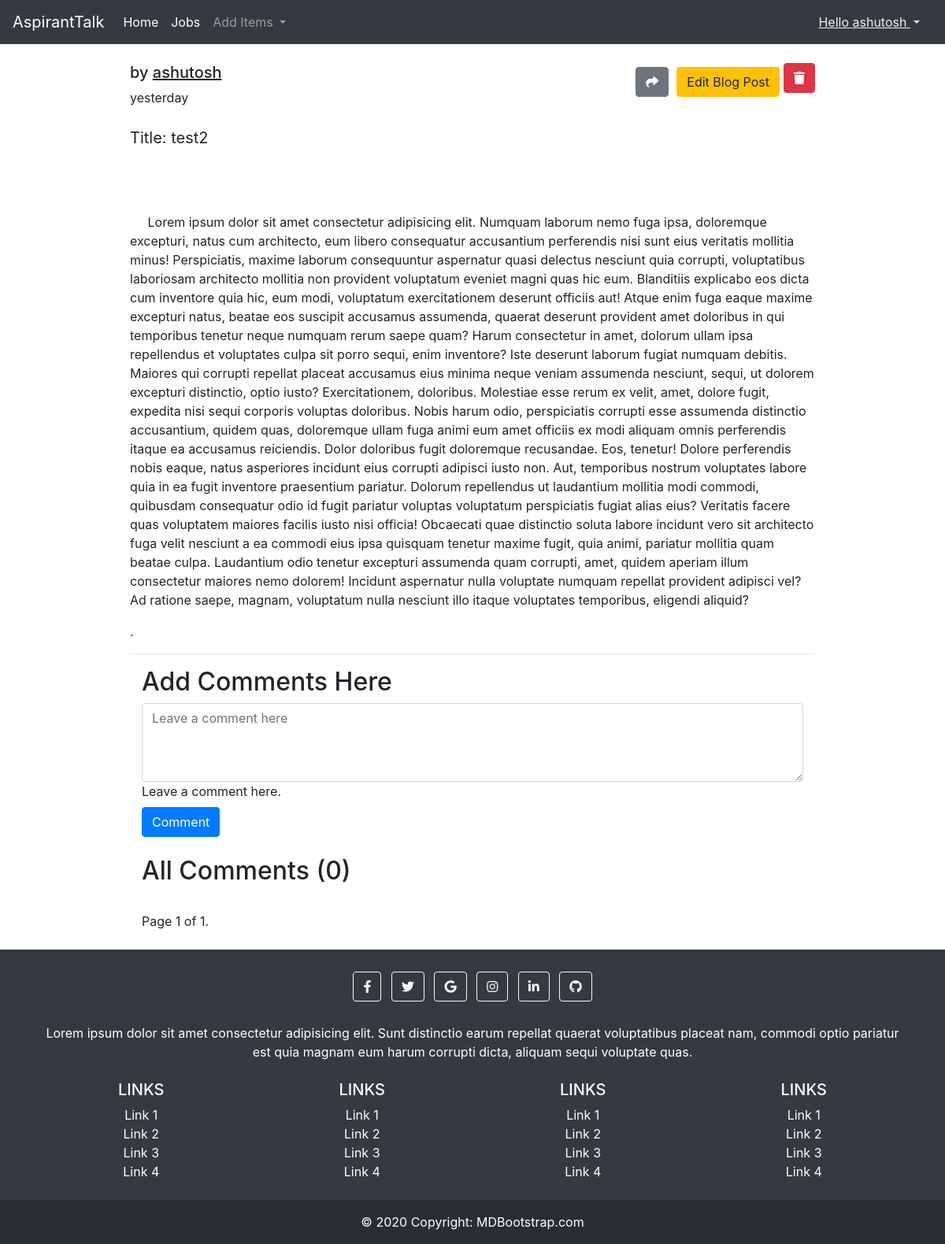
/blog/test2/ (signed in), run on the app's committed database.
### home/models.py (models this page shows, shortened)
class Blog(models.Model):
    author = models.ForeignKey(User,on_delete= models.CASCADE)
    slug = models.SlugField(unique=True,null=False,blank=False)
    title = models.CharField(max_length=200,blank=False,null=False)
    category = models.ForeignKey(Sub_category,on_delete=models.CASCADE)
    content = RichTextUploadingField()
    Thumbnail = models.ImageField(upload_to="Thumbnails", blank=True, null=True)
    upload_date = models.DateTimeField(auto_now_add=True)

### home/views.py (the view, shortened to what this page needs)
# urls.py: path('blog/<slug:slug>/', views.BlogDetailView.as_view()),
class BlogDetailView(DetailView):
    model = Blog
    def get(self, request, *args, **kwargs):
        data = Blog.objects.get(slug=kwargs['slug'])
        posts = Comment.objects.filter(blog_id__slug = kwargs['slug']).order_by('-comment_date')
        counts = Comment.objects.filter(blog_id__slug = kwargs['slug']).count()
        paginator = Paginator(posts, 7) # Show 25 contacts per page.
        page_number = request.GET.get('page')
        posts = paginator.get_page(page_number)
        context = {'data': data,'posts':posts,'counts':counts}
        return render(request, 'DetailedBlog.html',context)

### home/templates/DetailedBlog.html (shortened to what this page needs)
{% extends 'base.html' %}
{% block body %}
{% load humanize %}
<div class="container w-75 my-4">
      <div class="media">
            <div class="media-body">
                  <h5 class="mt-0">by <u>{{data.author}}</u>
                        {% if user.is_authenticated %}
                        {% if user.id == data.author.id %}
                        {% if user.is_superuser %} <small><a href="/delete_blog_post/{{data.slug}}" style="float:right;"class="btn btn-danger"><i class="fa fa-trash"></i></a></small>
                        {% elif user.id == data.author.id %}
                        <small>
                              <a href="/delete_blog_post/{{data.slug}}" style="float:right; margin: 5px;"class="btn btn-danger"><i class="fa fa-trash"></i></a>
                        </small>
                        {% endif %}
                        <small><a href="/edit_blog_post/{{data.slug}}/"  style="float:right; margin: 5px;" class="edit btn btn-warning">Edit Blog Post</a></small>
                        {% endif %}
                        {% endif %}
                        <small>
                              <button class ="btn btn-secondary"  style="float:right; margin: 5px;"  data-toggle="modal" data-target="#exampleModal">
                                    <i class="fas fa-share"></i>
                                  </button>
                        </small>
                </h5>
                  {{data.upload_date | naturalday}}
            </div>
      </div>
      <br>
      <p style="font-size: 20px;">Title: {{data.title}}</p>
      <br>
      <br>
      <p>{{data.content | safe }}.</p>
      <hr>
    {% include 'comments.html' %}
{% endblock body %}

### home/templates/navbar.html (shortened to what this page needs)
<nav class="navbar navbar-expand navbar-dark bg-dark">
    <a class="navbar-brand" href="/">AspirantTalk</a>
    <div class="navbar-collapse" id="navbarSupportedContent">
      <ul class="navbar-nav mr-auto">
        <li class="nav-item active">
          <a class="nav-link" href="/">Home </a>
        </li>
          <li class="nav-item active">
            <a class="nav-link" href="/">Jobs<span class="sr-only">(current)</span></a>
          </li>
        {% if user.is_authenticated %}
        <li class="nav-item dropdown">
          <a class="nav-link dropdown-toggle" href="#" id="navbarDropdown" role="button" data-toggle="dropdown" aria-haspopup="true" aria-expanded="false">
            Add Items
          </a>
        </li>
        {% endif %}
      </ul>
      {% if user.is_authenticated %}
      <li class="nav-link dropdown">
        <a class="nav-button dropdown-toggle" href="/" style="color: #efefef; text-decoration:revert;" id="navbarDropdown" role="button" data-toggle="dropdown" aria-haspopup="true" aria-expanded="false">
          Hello {{ request.user }}
        </a>
      </li>
      {% else %}
      <a class="nav-button" style="color: #efefef;" href="/login/">Login<span class="sr-only">(current)</span></a>
      {% endif %}
    </div>
  </nav>

### data on the page
Blog: author "ashutosh", upload_date "yesterday", title "test2", content "Lorem ipsum dolor sit amet consectetur adipisicing elit. Numquam laborum nemo fuga ipsa, doloremque excepturi, natus cum architecto, eum libero consequatur accusantium perferendis nisi sunt eius veritatis mollitia minus! Perspiciatis, maxime laborum consequuntur aspernatur quasi delectus nesciunt quia corrupti, voluptatibus laboriosam architecto mollitia non provident voluptatum eveniet magni quas hic eum. Blanditiis explicabo eos dicta cum inventore quia hic, eum modi, voluptatum exercitationem deserunt officiis aut! Atque enim fuga eaque maxime excepturi natus, beatae eos suscipit accusamus assumenda, quaerat deserunt provident amet doloribus in qui temporibus tenetur neque numquam rerum…"

### other printed values
{{ request.user }} "ashutosh"
{{ counts }} "0"
{{ posts.number }} "1"
{{ posts.paginator.num_pages }} "1"
